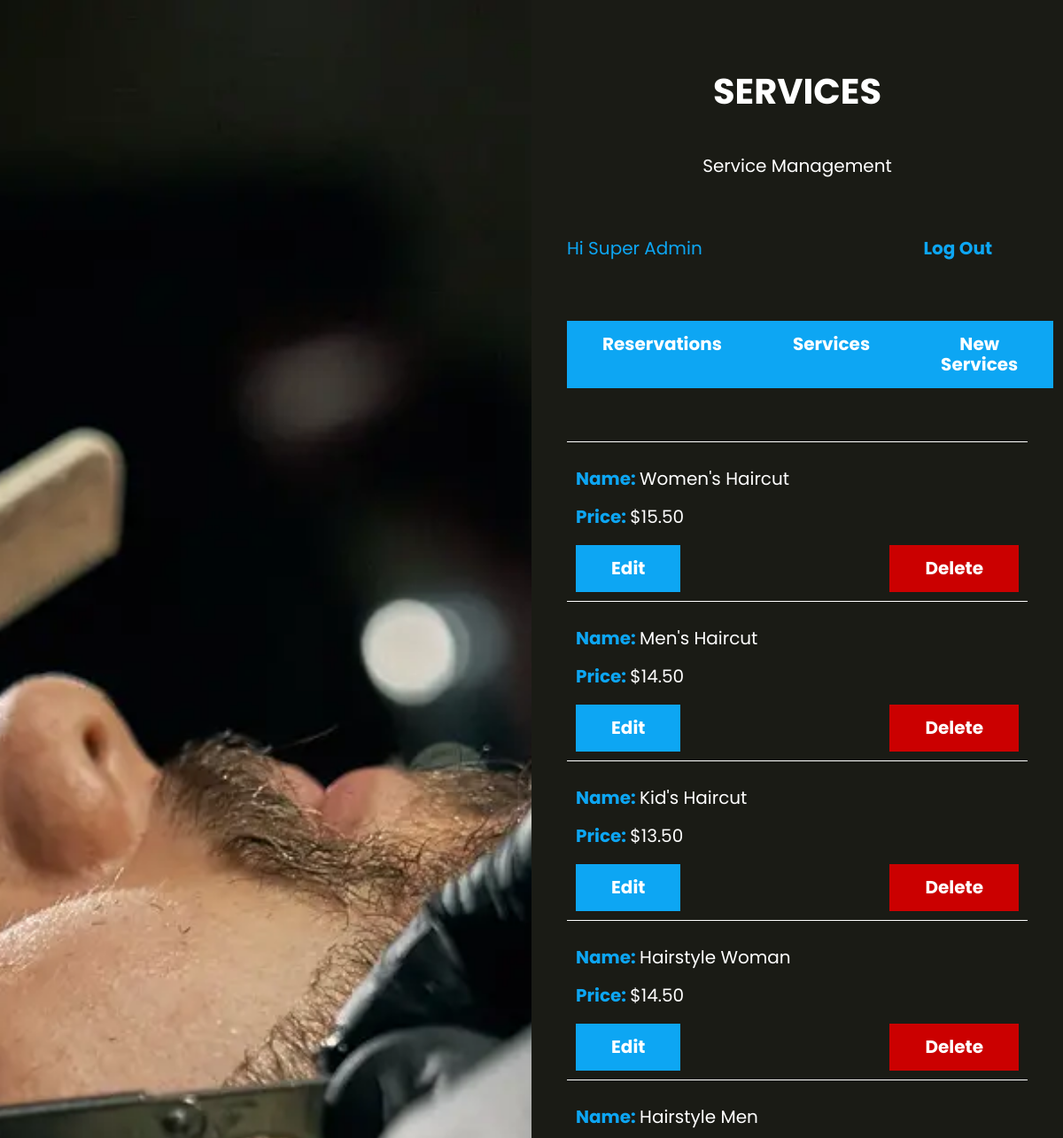
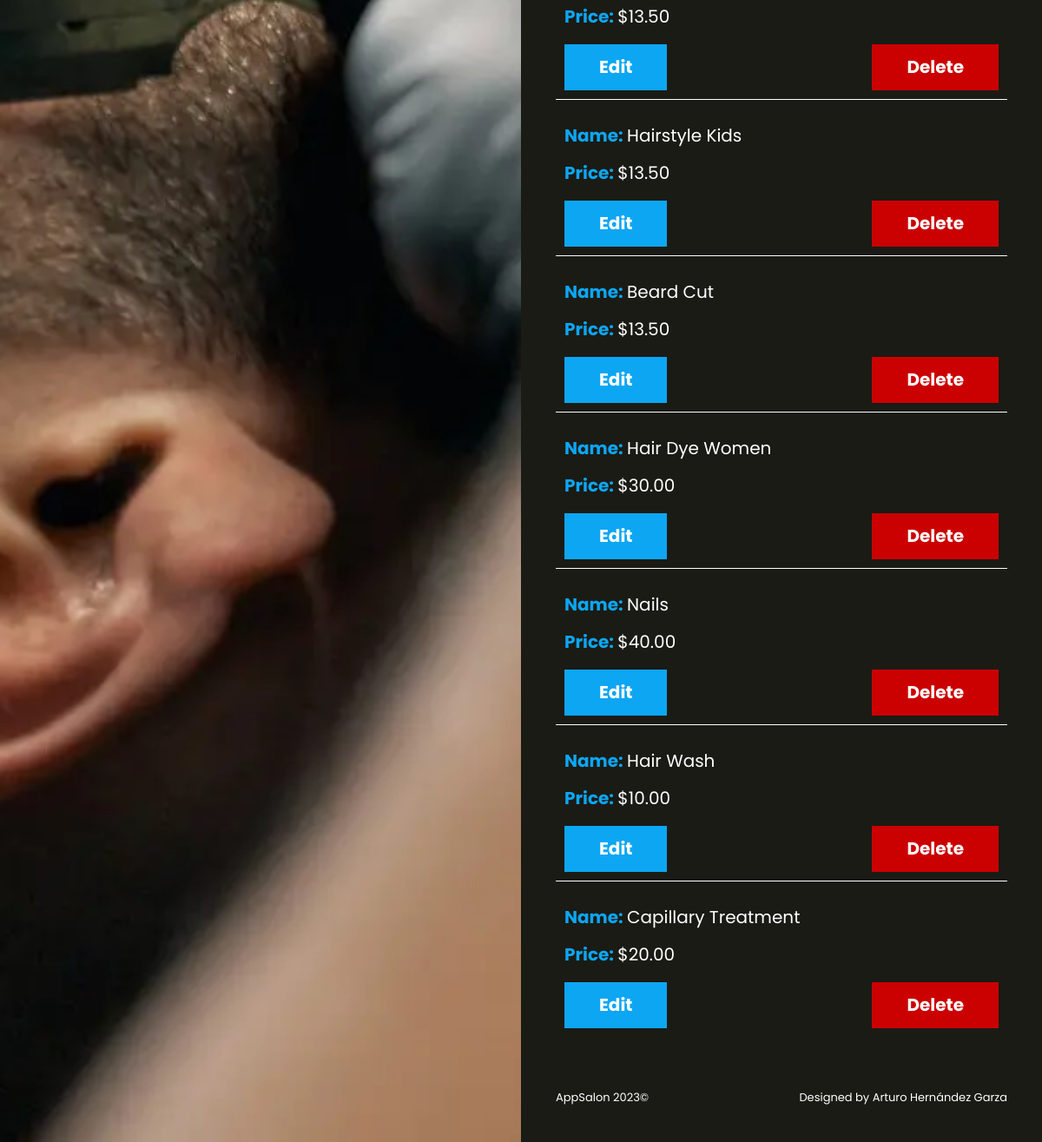
The app's page /services (signed in) with its own data (2 pictures, top to bottom).
### tables this page shows
CREATE TABLE `services` (
  `id` int NOT NULL AUTO_INCREMENT,
  `name` varchar(60) DEFAULT NULL,
  `price` decimal(5,2) DEFAULT NULL,
  PRIMARY KEY (`id`)
);

### controllers/ServiceController.php (called while the page is built, shortened)
<?php
class ServiceController
{
  public static function index(Router $router)
  {
    $services = Service::all();
    $router->render('services/index', [
      'name' => $_SESSION['name'],
      'services' => $services
    ]);
  }
}

### public/index.php (called while the page is built, shortened)
<?php
$router = new Router();
$router->get('/', [LoginController::class, 'login']);
$router->post('/', [LoginController::class, 'login']);
$router->get('/logout', [LoginController::class, 'logout']);
$router->get('/forgot', [LoginController::class, 'forgot']);
$router->post('/forgot', [LoginController::class, 'forgot']);
$router->get('/restore', [LoginController::class, 'restore']);
$router->post('/restore', [LoginController::class, 'restore']);
$router->get('/signup', [LoginController::class, 'create']);
$router->post('/signup', [LoginController::class, 'create']);
$router->get('/validate', [LoginController::class, 'validate']);
$router->get('/message', [LoginController::class, 'message']);
$router->get('/reservations', [ReservationsController::class, 'index']);
$router->get('/admin', [AdminController::class, 'index']);
$router->get('/api/services', [APIController::class, 'index']);
$router->post('/api/reservations', [APIController::class, 'save']);
$router->post('/api/delete', [APIController::class, 'delete']);
$router->get('/services', [ServiceController::class, 'index']);
$router->get('/services/create', [ServiceController::class, 'create']);
$router->get('/services/update', [ServiceController::class, 'update']);
$router->post('/services/create', [ServiceController::class, 'create']);
$router->post('/services/update', [ServiceController::class, 'update']);
$router->post('/services/delete', [ServiceController::class, 'delete']);
$router->checkPaths();

### models/ActiveRecord.php (called while the page is built, shortened)
<?php
class ActiveRecord
{
  protected static $db;
  protected static $table = '';
  public static function setDB($database)
  {
    self::$db = $database;
  }
  public static function querySQL($query)
  {
    $result = self::$db->query($query);
    $array = [];
    while($registry = $result->fetch_assoc()) {
      $array[] = static::createObject($registry);
    }
    return $array;
  }
  protected static function createObject($registry)
  {
    $object = new static;
    foreach($registry as $key => $value ) {
      if(property_exists( $object, $key  )) {
        $object->$key = $value;
      }
    }
    return $object;
  }
  public static function all()
  {
      $query = "SELECT * FROM " . static::$table;
      $result = self::querySQL($query);
      return $result;
  }
}

### views/services/index.php (the view, shortened to what this page needs)
<h1 class="page-name">SERVICES</h1>
<p class="page-desc">Service Management</p>
<?php include_once __DIR__ . '/../templates/bar.php'; ?>
<ul class="services">
  <?php foreach($services as $service): ?>
  <li>
    <p>Name: <span><?php echo $service->name; ?></span></p>
    <p>Price: <span>$<?php echo $service->price; ?></span></p>
    <div class="page-actions">
      <a href="/services/update?id=<?php echo $service->id; ?>" class="button">Edit</a>
      <form action="/services/delete" method="post">
        <input type="submit" class="button-delete" value="Delete">
      </form>
    </div>
  </li>
  <?php endforeach; ?>
</ul>

### views/templates/bar.php
<div class="name-bar">
  <p>Hi <?php echo $name ?? ''; ?></p>
  <a href="/logout" class="button">Log Out</a>
</div>
<?php if(isset($_SESSION['admin'])): ?>
  <div class="admin-bar">
    <a href="/admin" class="button">Reservations</a>
    <a href="/services" class="button">Services</a>
    <a href="/services/create" class="button">New Services</a>
  </div>
<?php endif; ?>

### includes/Router.php (shortened to what this page needs)
<?php
class Router
{
  public array $getPaths = [];
  public array $postPaths = [];
  public function get($url, $fn)
  {
    $this->getPaths[$url] = $fn;
  }
  public function post($url, $fn)
  {
    $this->postPaths[$url] = $fn;
  }
  public function checkPaths()
  {
    $currentUrl = strtok($_SERVER['REQUEST_URI'], '?') ?? '/';
    $method = $_SERVER['REQUEST_METHOD'];
    if ($method === 'GET') {
      $fn = $this->getPaths[$currentUrl] ?? null;
    } else {
      $fn = $this->postPaths[$currentUrl] ?? null;
    }
    if ( $fn ) {
      call_user_func($fn, $this);
    } else {
      echo "Page Not Found";
    }
  }
  public function render($view, $data = [])
  {
    include_once __DIR__ . "/../views/$view.php";
    $content = ob_get_clean();
    include_once __DIR__ . '/../views/layout.php';
  }
}

### views/layout.php (shortened to what this page needs)
<!DOCTYPE html>
<html lang="en-US">
  <head>
    <link rel="stylesheet" href="/build/css/app.css">
  </head>
  <body>
    <div class="container-app">
      <div class="image"></div>
      <div class="app">
        <?php echo $content; ?>
        <div class="copyright">
          <p>AppSalon <?php echo date('Y'); ?>&copy;</p>
          <p>Designed by Arturo Hernández Garza</p>
        </div>
      </div>
    </div>
  </body>
</html>

### public/build/css/app.css (style rules this page uses)
html { -webkit-text-size-adjust:100%;line-height:1.15 }
body { margin:0 }
h1 { font-size:2em;margin:.67em 0 }
a { background-color:transparent }
button,input,optgroup,select,textarea { font-family:inherit;font-size:100%;line-height:1.15;margin:0 }
button,input { overflow:visible }
[type=button],[type=reset],[type=submit],button { -webkit-appearance:button }
html { box-sizing:border-box;font-size:62.5%;height:100% }
body { background-color:#1a1b15;color:#fff;display:flex;flex-direction:column;font-family:Poppins,sans-serif;font-size:1.6rem;min-height:100% }
@media (min-width:768px) { body { height:100% } }
*,:after,:before { box-sizing:inherit }
a { text-decoration:none }
h1,h2,h3 { color:#fff;font-family:Poppins,sans-serif;font-weight:900;margin:0 0 2.5rem;text-align:center }
h1 { font-size:4rem }
p { color:#fff;font-size:2rem }
.page-name { font-weight:700;margin:5rem 0 }
.page-desc,.page-name { text-align:center }
.reservations,.services { list-style:none;padding:0 }
.reservations li,.services li { border-top:.1rem solid #fff;padding:1rem }
.reservations li p,.services li p { color:#0da6f3;font-weight:700 }
.reservations li .services,.reservations li span,.services li .services,.services li span { color:#fff;font-weight:400 }
.services .button,.services .button-delete,.services .page-actions { margin:0 }
@media (min-width:768px) { .container-app { display:grid;grid-template-columns:repeat(2,1fr);min-height:100vh } }
.container-app .image { background-image:url(../img/1.webp);background-position:50%;background-size:cover;height:20rem }
@media (min-width:768px) { .container-app .image { height:auto } }
.container-app .app { margin:0 auto;padding:3rem 4rem;width:100% }
@media (min-width:768px) { .container-app .app { overflow-x:hidden;overflow-y:scroll } }
.name-bar { margin:5rem 0;text-align:center }
@media (min-width:768px) { .name-bar { align-items:center;display:flex;justify-content:space-between } }
.name-bar p { color:#0da6f3 }
.name-bar .button { background-color:#1a1b15;border:none;color:#0da6f3;display:inline-block;display:block;font-size:2rem;font-weight:400;font-weight:700;margin:0;padding:1.5rem 4rem;text-align:center;transition-duration:.3s;transition-property:background-color;width:100% }
@media (min-width:768px) { .name-bar .button { width:auto } }
.copyright { margin-top:5rem;text-align:center }
@media (min-width:768px) { .copyright { align-items:center;display:flex;justify-content:space-between;margin-top:5rem } }
.copyright p { font-size:1.3rem }
.admin-bar { margin-bottom:5rem }
@media (min-width:768px) { .admin-bar { display:flex;justify-content:space-between } }
.admin-bar .button { margin:0 0 1rem }
.button { background-color:#0da6f3;border:none;color:#fff;display:inline-block;display:block;font-size:2rem;font-weight:400;font-weight:700;margin:5rem 0;padding:1.5rem 4rem;text-align:center;transition-duration:.3s;transition-property:background-color;width:100% }
@media (min-width:768px) { .button { width:auto } }
.button-delete { background-color:#cb0000;border:none;color:#fff;display:inline-block;display:block;font-size:2rem;font-weight:400;font-weight:700;margin:5rem 0;padding:1.5rem 4rem;text-align:center;transition-duration:.3s;transition-property:background-color;width:100% }
@media (min-width:768px) { .button-delete { width:auto } }
.page-actions { margin-top:5rem }
@media (min-width:768px) { .page-actions { align-items:center;display:flex;justify-content:space-between } }
.page-actions a { color:#fff;display:block;margin-bottom:2.5rem;text-align:center }

### records on screen
services: name "Women's Haircut", price "15.50"
services: name "Men's Haircut", price "14.50"
services: name "Kid's Haircut", price "13.50"
services: name "Hairstyle Woman", price "14.50"
services: name "Hairstyle Men", price "13.50"
services: name "Hairstyle Kids", price "13.50"
services: name "Beard Cut", price "13.50"
services: name "Hair Dye Women", price "30.00"
services: name "Nails", price "40.00"
services: name "Hair Wash", price "10.00"
services: name "Capillary Treatment", price "20.00"

### other values on screen
$name "Super Admin"
